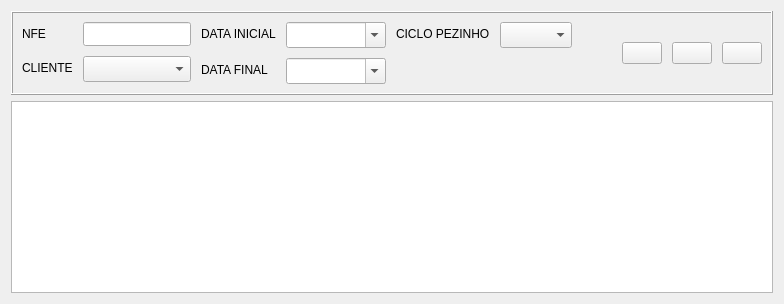
          <widget class="QWidget" name="tab_historic_nfe">
           <attribute name="icon">
            <iconset resource="resource.qrc">
             <normaloff>:/icons/assets/history-32.png</normaloff>:/icons/assets/history-32.png</iconset>
           </attribute>
           <attribute name="title">
            <string>HISTÓRICO</string>
           </attribute>
           <layout class="QVBoxLayout" name="verticalLayout_8">
            <item>
             <widget class="QFrame" name="frame_24">
              <property name="sizePolicy">
               <sizepolicy hsizetype="Preferred" vsizetype="Fixed">
                <horstretch>0</horstretch>
                <verstretch>0</verstretch>
               </sizepolicy>
              </property>
              <property name="minimumSize">
               <size>
                <width>0</width>
                <height>0</height>
               </size>
              </property>
              <property name="maximumSize">
               <size>
                <width>16777215</width>
                <height>16777215</height>
               </size>
              </property>
              <property name="frameShape">
               <enum>QFrame::Box</enum>
              </property>
              <property name="frameShadow">
               <enum>QFrame::Raised</enum>
              </property>
              <layout class="QHBoxLayout" name="horizontalLayout_35" stretch="1,1,1,0,0">
               <property name="spacing">
                <number>10</number>
               </property>
               <item>
                <layout class="QFormLayout" name="formLayout_10">
                 <property name="rightMargin">
                  <number>0</number>
                 </property>
                 <item row="0" column="0">
                  <widget class="QLabel" name="label_97">
                   <property name="text">
                    <string>NFE</string>
                   </property>
                   <property name="buddy">
                    <cstring>txt_nfe_nfe_history</cstring>
                   </property>
                  </widget>
                 </item>
                 <item row="1" column="0">
                  <widget class="QLabel" name="label_95">
                   <property name="text">
                    <string>CLIENTE</string>
                   </property>
                   <property name="buddy">
                    <cstring>cb_client_nfe_history</cstring>
                   </property>
                  </widget>
                 </item>
                 <item row="0" column="1">
                  <widget class="QLineEdit" name="txt_nfe_nfe_history">
                   <property name="minimumSize">
                    <size>
                     <width>0</width>
                     <height>24</height>
                    </size>
                   </property>
                  </widget>
                 </item>
                 <item row="1" column="1">
                  <widget class="QComboBox" name="cb_client_nfe_history">
                   <property name="sizePolicy">
                    <sizepolicy hsizetype="Expanding" vsizetype="Fixed">
                     <horstretch>0</horstretch>
                     <verstretch>0</verstretch>
                    </sizepolicy>
                   </property>
                   <property name="minimumSize">
                    <size>
                     <width>0</width>
                     <height>26</height>
                    </size>
                   </property>
                  </widget>
                 </item>
                </layout>
               </item>
               <item>
                <layout class="QFormLayout" name="formLayout_11">
                 <property name="rightMargin">
                  <number>0</number>
                 </property>
                 <item row="0" column="0">
                  <widget class="QLabel" name="label_94">
                   <property name="text">
                    <string>DATA INICIAL</string>
                   </property>
                   <property name="buddy">
                    <cstring>cb_start_date_nfe_history</cstring>
                   </property>
                  </widget>
                 </item>
                 <item row="1" column="0">
                  <widget class="QLabel" name="label_93">
                   <property name="text">
                    <string>DATA FINAL</string>
                   </property>
                   <property name="buddy">
                    <cstring>cb_end_date_nfe_history</cstring>
                   </property>
                  </widget>
                 </item>
                 <item row="0" column="1">
                  <widget class="CustomComboBox" name="cb_start_date_nfe_history">
                   <property name="sizePolicy">
                    <sizepolicy hsizetype="Expanding" vsizetype="Fixed">
                     <horstretch>0</horstretch>
                     <verstretch>0</verstretch>
                    </sizepolicy>
                   </property>
                   <property name="minimumSize">
                    <size>
                     <width>100</width>
                     <height>26</height>
                    </size>
                   </property>
                   <property name="editable">
                    <bool>true</bool>
                   </property>
                   <property name="insertPolicy">
                    <enum>QComboBox::NoInsert</enum>
                   </property>
                   <property name="frame">
                    <bool>true</bool>
                   </property>
                  </widget>
                 </item>
                 <item row="1" column="1">
                  <widget class="CustomComboBox" name="cb_end_date_nfe_history">
                   <property name="sizePolicy">
                    <sizepolicy hsizetype="Expanding" vsizetype="Fixed">
                     <horstretch>0</horstretch>
                     <verstretch>0</verstretch>
                    </sizepolicy>
                   </property>
                   <property name="minimumSize">
                    <size>
                     <width>100</width>
                     <height>26</height>
                    </size>
                   </property>
                   <property name="editable">
                    <bool>true</bool>
                   </property>
                   <property name="insertPolicy">
                    <enum>QComboBox::NoInsert</enum>
                   </property>
                   <property name="frame">
                    <bool>true</bool>
                   </property>
                  </widget>
                 </item>
                </layout>
               </item>
               <item>
                <layout class="QFormLayout" name="formLayout_12">
                 <property name="rightMargin">
                  <number>0</number>
                 </property>
                 <item row="0" column="0">
                  <widget class="QLabel" name="label_96">
                   <property name="text">
                    <string>CICLO PEZINHO</string>
                   </property>
                   <property name="buddy">
                    <cstring>cb_foot_nfe_history</cstring>
                   </property>
                  </widget>
                 </item>
                 <item row="0" column="1">
                  <widget class="QComboBox" name="cb_foot_nfe_history">
                   <property name="sizePolicy">
                    <sizepolicy hsizetype="Expanding" vsizetype="Fixed">
                     <horstretch>0</horstretch>
                     <verstretch>0</verstretch>
                    </sizepolicy>
                   </property>
                   <property name="minimumSize">
                    <size>
                     <width>0</width>
                     <height>26</height>
                    </size>
                   </property>
                  </widget>
                 </item>
                </layout>
               </item>
               <item>
                <spacer name="horizontalSpacer_11">
                 <property name="orientation">
                  <enum>Qt::Horizontal</enum>
                 </property>
                 <property name="sizeHint" stdset="0">
                  <size>
                   <width>40</width>
                   <height>20</height>
                  </size>
                 </property>
                </spacer>
               </item>
               <item>
                <layout class="QHBoxLayout" name="horizontalLayout_36">
                 <property name="rightMargin">
                  <number>0</number>
                 </property>
                 <item>
                  <widget class="QPushButton" name="bt_search_nfe_history">
                   <property name="cursor">
                    <cursorShape>PointingHandCursor</cursorShape>
                   </property>
                   <property name="text">
                    <string/>
                   </property>
                   <property name="icon">
                    <iconset resource="resource.qrc">
                     <normaloff>:/icons/assets/search-32.png</normaloff>:/icons/assets/search-32.png</iconset>
                   </property>
                   <property name="iconSize">
                    <size>
                     <width>32</width>
                     <height>32</height>
                    </size>
                   </property>
                   <property name="shortcut">
                    <string>Ctrl+P</string>
                   </property>
                  </widget>
                 </item>
                 <item>
                  <widget class="QPushButton" name="bt_clear_nfe_history">
                   <property name="cursor">
                    <cursorShape>PointingHandCursor</cursorShape>
                   </property>
                   <property name="text">
                    <string/>
                   </property>
                   <property name="icon">
                    <iconset resource="resource.qrc">
                     <normaloff>:/icons/assets/erase-32.png</normaloff>:/icons/assets/erase-32.png</iconset>
                   </property>
                   <property name="iconSize">
                    <size>
                     <width>32</width>
                     <height>32</height>
                    </size>
                   </property>
                   <property name="shortcut">
                    <string>Ctrl+L</string>
                   </property>
                  </widget>
                 </item>
                 <item>
                  <widget class="QPushButton" name="bt_edit_nfe_history">
                   <property name="cursor">
                    <cursorShape>PointingHandCursor</cursorShape>
                   </property>
                   <property name="text">
                    <string/>
                   </property>
                   <property name="icon">
                    <iconset resource="resource.qrc">
                     <normaloff>:/icons/assets/edit-32.png</normaloff>:/icons/assets/edit-32.png</iconset>
                   </property>
                   <property name="iconSize">
                    <size>
                     <width>32</width>
                     <height>32</height>
                    </size>
                   </property>
                   <property name="shortcut">
                    <string>Ctrl+E</string>
                   </property>
                  </widget>
                 </item>
                </layout>
               </item>
              </layout>
             </widget>
            </item>
            <item>
             <widget class="QTableView" name="tv_nfe_history">
              <property name="minimumSize">
               <size>
                <width>0</width>
                <height>0</height>
               </size>
              </property>
              <property name="alternatingRowColors">
               <bool>false</bool>
              </property>
              <property name="selectionMode">
               <enum>QAbstractItemView::SingleSelection</enum>
              </property>
              <property name="selectionBehavior">
               <enum>QAbstractItemView::SelectRows</enum>
              </property>
              <property name="showGrid">
               <bool>true</bool>
              </property>
              <property name="cornerButtonEnabled">
               <bool>true</bool>
              </property>
              <attribute name="horizontalHeaderVisible">
               <bool>true</bool>
              </attribute>
              <attribute name="horizontalHeaderCascadingSectionResizes">
               <bool>false</bool>
              </attribute>
              <attribute name="horizontalHeaderMinimumSectionSize">
               <number>40</number>
              </attribute>
              <attribute name="horizontalHeaderDefaultSectionSize">
               <number>120</number>
              </attribute>
              <attribute name="horizontalHeaderShowSortIndicator" stdset="0">
               <bool>false</bool>
              </attribute>
              <attribute name="verticalHeaderVisible">
               <bool>true</bool>
              </attribute>
              <attribute name="verticalHeaderCascadingSectionResizes">
               <bool>false</bool>
              </attribute>
              <attribute name="verticalHeaderHighlightSections">
               <bool>true</bool>
              </attribute>
             </widget>
            </item>
           </layout>
          </widget>
